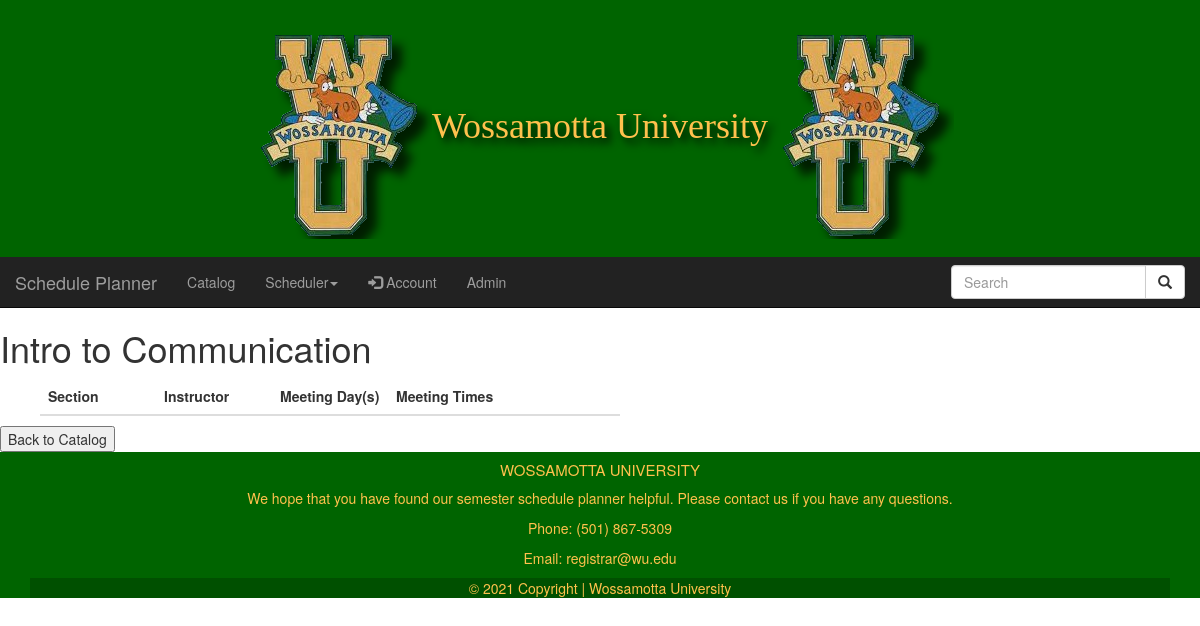
Before: /course/5 (signed in) with the older database file.
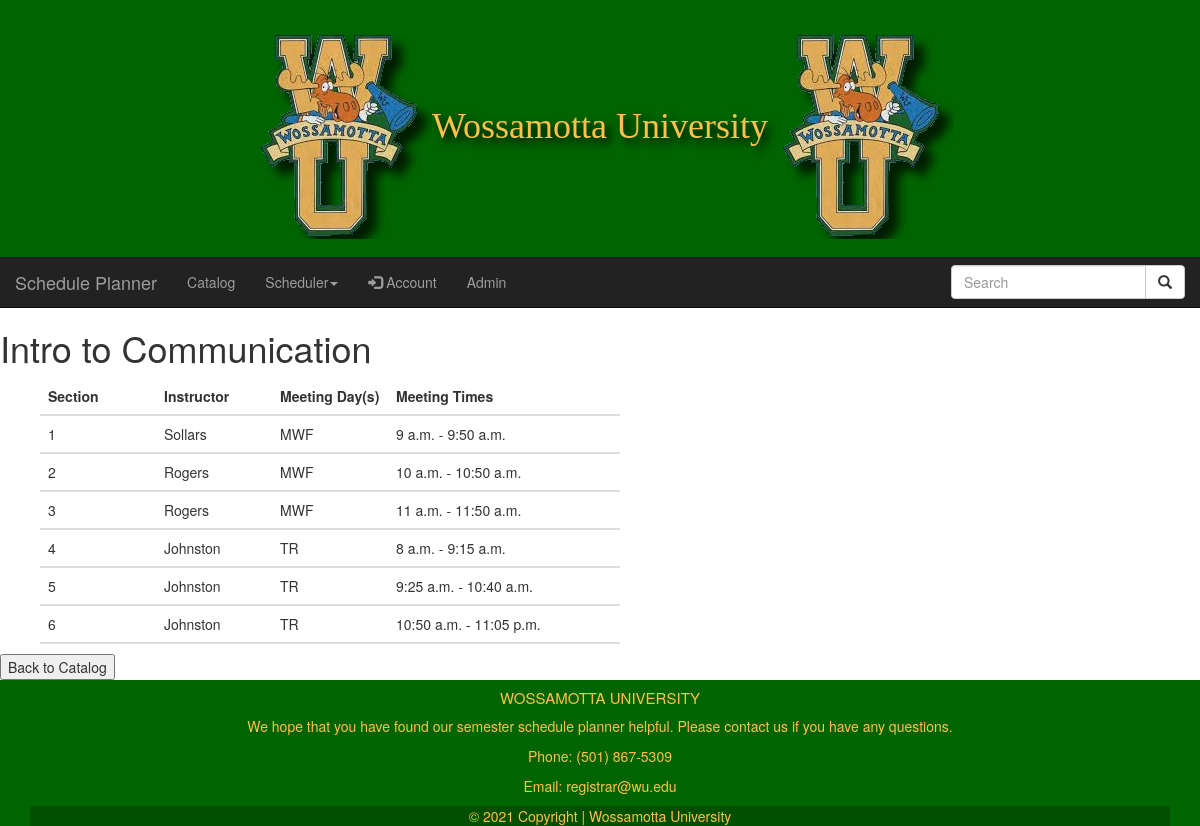
After: the same page with the newer database file.
### catalog/models.py (models this page shows, shortened)
class Section(models.Model):
    section_ID = models.CharField(max_length=20)
    instructor = models.CharField(max_length=255)
    course = models.ForeignKey(Course, on_delete=models.CASCADE)
    periods = models.ManyToManyField(Period)

class Period(models.Model):
    start_Time = models.TimeField()
    end_Time = models.TimeField()
    MONDAY = 'M'
    TUESDAY = 'T'
    WEDNESDAY = 'W'
    THURSDAY = 'R'
    FRIDAY = 'F'
    MONWED = 'MW'
    MONWEDFRI = 'MWF'
    TUETHU = 'TR'
    MONTUEWEDTHUFRI = 'MTWRF'
    MEETING_DAY_CHOICES = [
        (MONDAY, 'M'),
        (TUESDAY, 'T'),
        (WEDNESDAY, 'W'),
        (THURSDAY, 'R'),
        (FRIDAY, 'F'),
        (MONWED, 'MW'),
        (MONWEDFRI, 'MWF'),
        (TUETHU, 'TR'),
        (MONTUEWEDTHUFRI, 'MTWRF')
    ]
    meeting_day = models.CharField(
        max_length=10,
        choices=MEETING_DAY_CHOICES,
    )

### catalog/views.py (the view)
# urls.py: path('course/<int:course_pk>', views.viewCourse, name='viewCourse'),
@login_required  # Requires user to be logged in
def viewCourse(request, course_pk):  # Takes in the Request and the pk of the course
    courses = get_object_or_404(Course, pk=course_pk)
    section = Section.objects.all()  # QuerySet of all Section objects.
    return render(request, 'viewCourse.html', {'courses': courses, 'sections': section})

### catalog/templates/viewCourse.html (shortened to what this page needs)
{% extends "base.html" %}
{% block content %}
    <h1>{{ courses.course_Title }}</h1>
   <ol>
       <table style="width:50%">
        <colgroup>
            <col span="1" style="width: 20%;">
            <col span="1" style="width: 20%;">
            <col span="1" style="width: 20%;">
            <col span="1" style="width: 40%;">
        </colgroup>
            <tr>
                <th>Section</th>
                <th>Instructor</th>
                <th>Meeting Day(s)</th>
                <th>Meeting Times</th>
            </tr>
    </table>
{% for section in sections %}
    {% if section.course.id == courses.id %}
            {% for period in section.periods.all %}
                    <table style="width:50%">
                        <colgroup>
                            <col span="1" style="width: 20%;">
                            <col span="1" style="width: 20%;">
                            <col span="1" style="width: 20%;">
                            <col span="1" style="width: 40%;">
                        </colgroup>
                            <tr>
                                <td>{{ section.section_ID }} </td>
                                <td>{{ section.instructor }} </td>
                                <td>{{ period.meeting_day }}</td>
                                <td>{{ period.start_Time }} - {{ period.end_Time }}</td>
                            </tr>
                    </table>
            {% endfor %}
    {% endif %}
{% endfor %}
   </ol>
<form>
 <input type="button" value="Back to Catalog" onclick="history.back()">
</form>
{% endblock %}

Changed rows visible on the page:
added Section: section_ID "1", instructor "Sollars"
now on this page (row unchanged): Period: meeting_day "MWF", start_Time "9 a.m.", end_Time "9:50 a.m."
added Section: section_ID "2", instructor "Rogers"
now on this page (row unchanged): Period: meeting_day "MWF", start_Time "10 a.m.", end_Time "10:50 a.m."
added Section: section_ID "3", instructor "Rogers"
now on this page (row unchanged): Period: meeting_day "MWF", start_Time "11 a.m.", end_Time "11:50 a.m."
added Section: section_ID "4", instructor "Johnston"
now on this page (row unchanged): Period: meeting_day "TR", start_Time "8 a.m.", end_Time "9:15 a.m."
added Section: section_ID "5", instructor "Johnston"
now on this page (row unchanged): Period: meeting_day "TR", start_Time "9:25 a.m.", end_Time "10:40 a.m."
added Section: section_ID "6", instructor "Johnston"
now on this page (row unchanged): Period: meeting_day "TR", start_Time "10:50 a.m.", end_Time "11:05 p.m."
